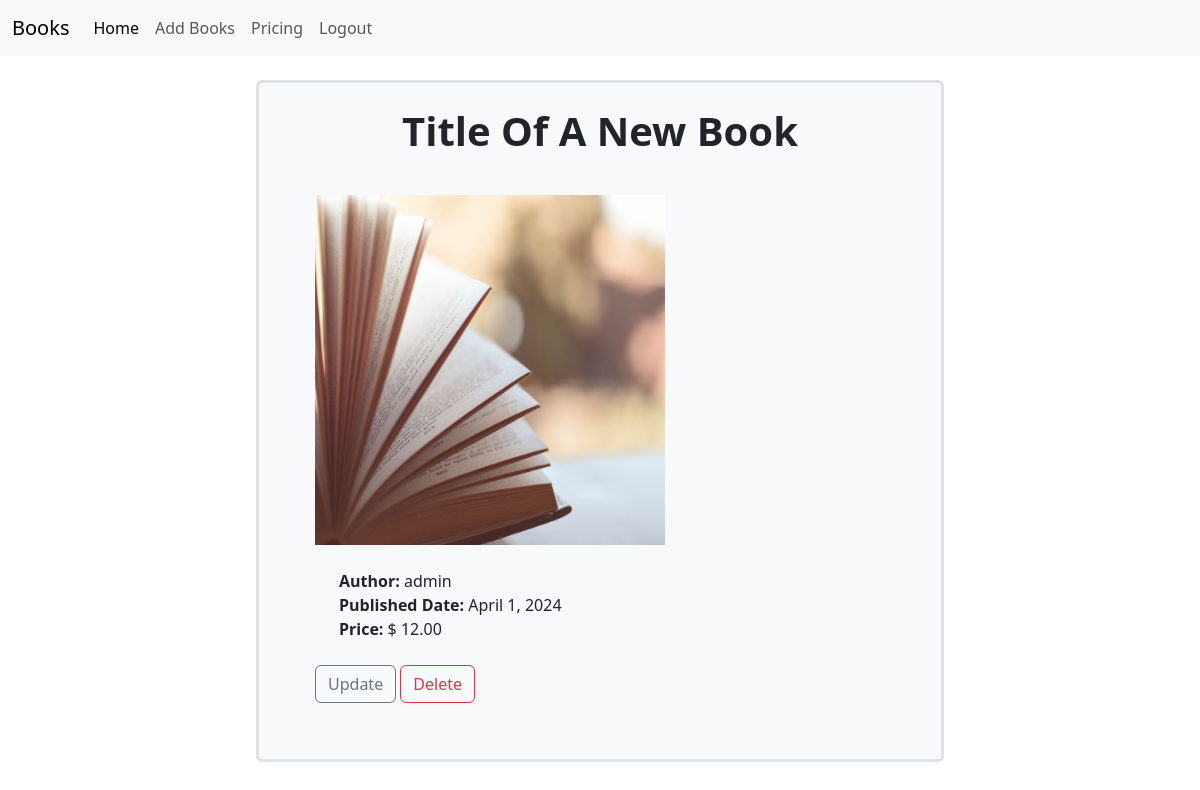
Screenshot of /book/1/ (signed in) with the database file from the repository.
### exam/models.py (models this page shows, shortened)
class Book(models.Model):
    title = models.CharField(max_length=200 , null=True)
    author = models.ForeignKey(User , on_delete=models.SET_NULL , null= True)
    publication_date = models.DateField()
    price = models.DecimalField(max_digits=200 , decimal_places=2)
    cover_page = models.ImageField(upload_to='images' , blank = True ,null = True)

### exam/views.py (the view)
# urls.py: path('book/<int:pk>/', BookDetailView.as_view(), name='book_detail'),
class BookDetailView(LoginRequiredMixin,DetailView):
    model = Book
    template_name = 'book_detail.html'
    context_object_name = 'book'

### templates/book_detail.html
{% extends 'base.html' %}
{% block content %}
<div class="container">
    <div class="row flex justify-content-center m-4">
      <div class="col-8">
        <div class="card p-4 border border-3 bg-light">
            <div class="card-title">
                <div class="display-6 text-center text-capitalize fw-bold">  {{book.title}}</div>
            </div>
            <div class="card-body m-3">
                <img src="{{ book.cover_page.url }}" width="350" height="350" alt="">
               <div class="m-2 p-3">
                <div class="">
                    <strong>Author: </strong>  {{book.author}}
                </div>
                <div>
                    <strong>Published Date: </strong>  {{book.publication_date}}
                </div>
                <div>
                    <strong>Price: </strong> $ {{book.price}}
                </div>
               </div>
               {% if request.user == book.author %}
               <a class="btn btn-outline-secondary" href="{% url 'book_update' book.id%}">Update</a>
               <a class="btn btn-outline-danger" href="{% url 'book_delete' book.id%}">Delete</a>
               {% else %}
               <div class="text-danger">Only the owner can update </div>
               {% endif %}
            </div>
        </div>
      </div>
    </div>
</div>
{% endblock %}

### rows the page displays
Book: title "Title Of A New Book", cover_page (picture), author "admin", publication_date "April 1, 2024", price "12.00"
